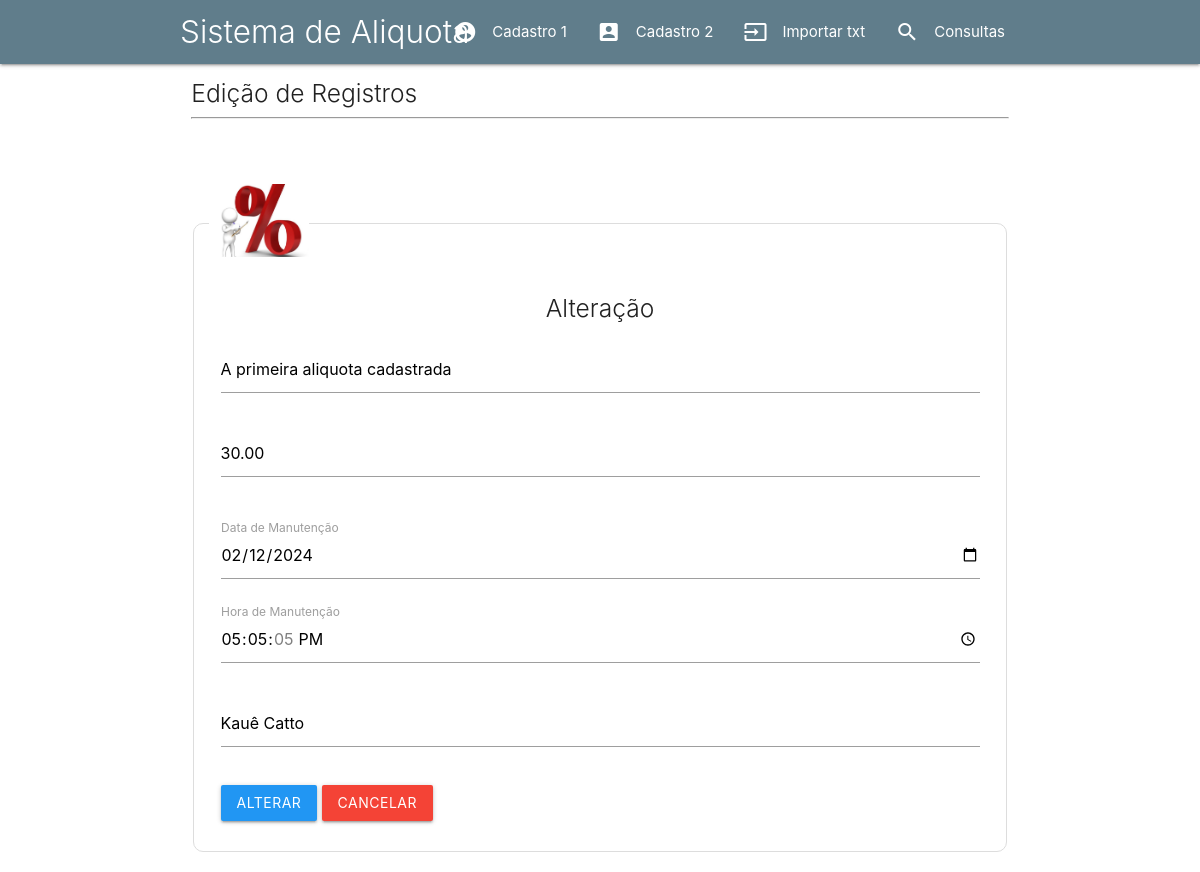
/Editar_Dados/editar.php?id=1, run on an earlier commit of the app's database.
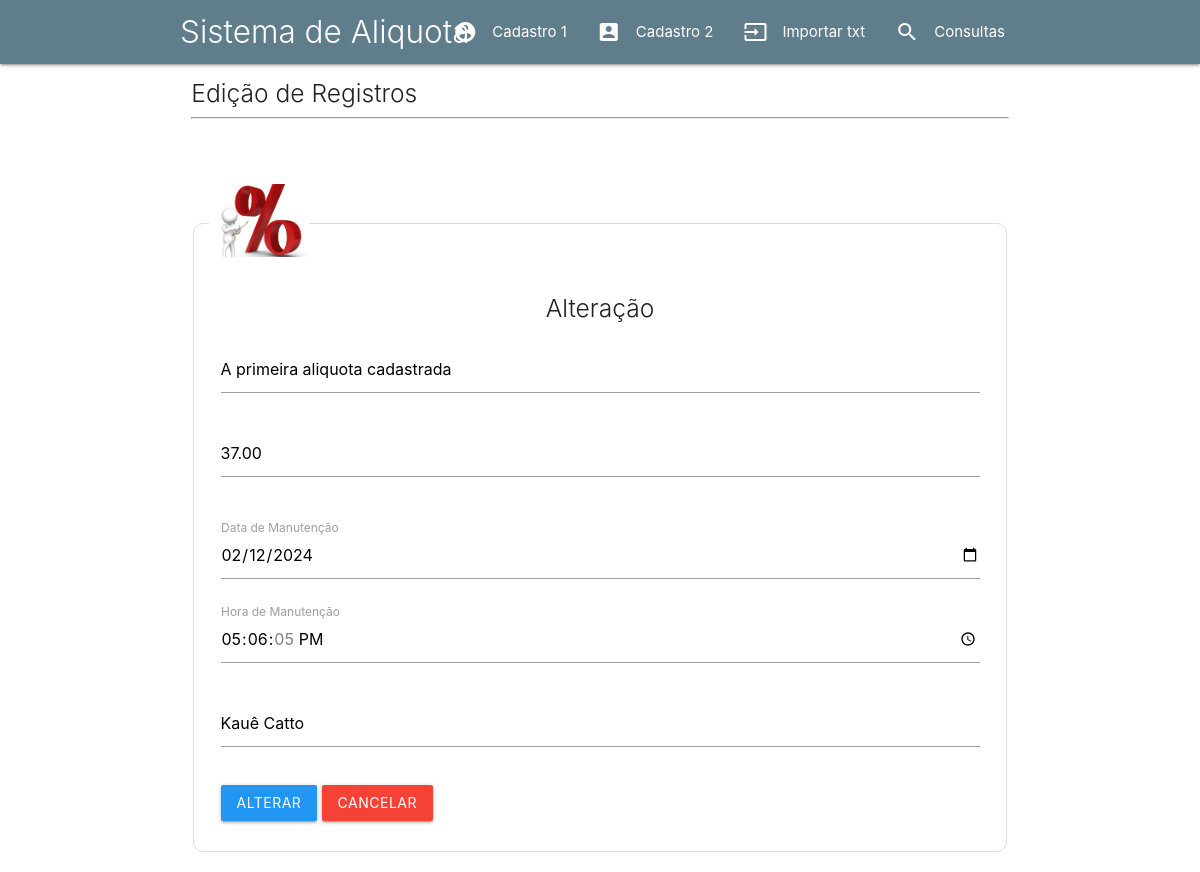
And on a later commit of the database.
### tables this page shows
CREATE TABLE IF NOT EXISTS `tb_aliquotas` (
  `id` int(4) NOT NULL AUTO_INCREMENT,
  `codigo_municipio` int(10) NOT NULL,
  `data_vigencia` date NOT NULL,
  `codigo_servico` int(10) NOT NULL,
  `descricao_aliquota` varchar(30) DEFAULT NULL,
  `percentual_aliquota` decimal(5,2) DEFAULT NULL,
  `data_manutencao` date DEFAULT NULL,
  `hora_manutencao` time DEFAULT NULL,
  `usuario_manutencao` varchar(20) DEFAULT NULL,
  PRIMARY KEY (`id`,`codigo_municipio`,`data_vigencia`,`codigo_servico`),
  KEY `indice` (`codigo_municipio`,`data_vigencia`,`codigo_servico`)
);

### Editar_Dados/editar.php (the view, shortened to what this page needs)
<?php
include_once 'includes/header.inc.php';
include_once 'includes/menu.inc.php';
?>
<div class="row container">
    <div class="col s12">
        <h5 class="light">Edição de Registros</h5><hr>
    </div>
</div>
<?php
include_once 'banco_de_dados/conexao.php';
$id = filter_input(INPUT_GET, 'id', FILTER_SANITIZE_NUMBER_INT);
$querySelect = $link->query("SELECT * FROM tb_aliquotas WHERE id='$id'");
while($registros = $querySelect->fetch_assoc()):
    $descricao_aliquota = $registros['descricao_aliquota'];
    $percentual_aliquota = $registros['percentual_aliquota'];
    $data_manutencao = $registros['data_manutencao'];
    $hora_manutencao = $registros['hora_manutencao'];
    $usuario_manutencao = $registros['usuario_manutencao'];
endwhile;
?>
<div class="row container">
            <p>&nbsp;</p>
            <form action="banco_de_dados/update.php" method="post" class="col s12">
                <fieldset class="formulario" style="padding: 15px">
                    <legend><img src="imagens/boneco_aliquota.jpeg" alt="[imagem]" width="100" ></legend>
                    <h5 class="light center">Alteração</h5>
                    <div class="input-field col s12">
                        <input placeholder="Descricao Aliquota" type="text" name="descricao_aliquota" id="descricao_aliquota" value="<?php echo $descricao_aliquota ?>" maxlength="80" required autofocus>
                    </div>
                    <div class="input-field col s12">
                    <input placeholder="Percentual Aliquota" type="text" name="percentual_aliquota" id="percentual_aliquota" maxlength="5" pattern="\d+(\.\d{1,2})?" value="<?php echo $percentual_aliquota ?>" required autofocus>
                        <span class="helper-text" data-error="Formato inválido. Use um número inteiro ou até duas casas decimais (ex: 39,99 ou 40)"></span>
                    </div>
                    <div class="input-field col s12">
                        <input type="date" name="data_manutencao" id="data_manutencao" value="<?php echo $data_manutencao ?>"maxlength="5">
                        <label for="data_manutencao">Data de Manutenção</label>
                    </div>
                    <div class="input-field col s12">
                        <input type="time" name="hora_manutencao" id="hora_manutencao" value="<?php echo $hora_manutencao ?>" maxlength="6">
                        <label for="hora_manutencao">Hora de Manutenção</label>
                    </div>
                    <div class="input-field col s12">
                        <input placeholder="Usuario da Manutenção" type="text" name="usuario_manutencao" id="usuario_manutencao" value="<?php echo $usuario_manutencao ?>" maxlength="20">
                    </div>
                    <div class="input-field col s12">
                        <input type="submit" value="alterar" class="btn blue">
                        <a href="consultas.php" class="btn red">cancelar</a>
                    </div>
                </fieldset>
            </form>
        </div>
<?php include_once 'includes/footer.inc.php'?>

What changed in the data, as far as the page shows it:
changed tb_aliquotas "A primeira aliquota cadastrada": percentual_aliquota "30.00" → "37.00"; hora_manutencao "17:05:05" → "17:06:05"
